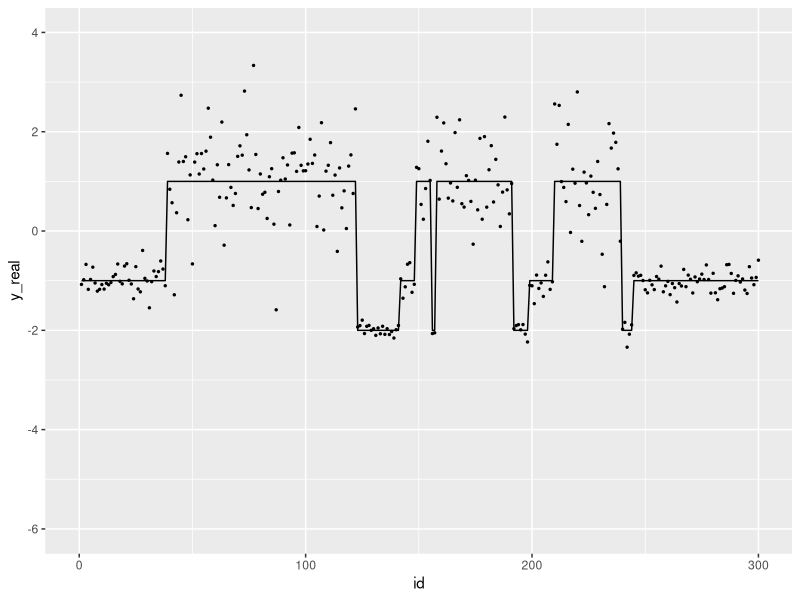
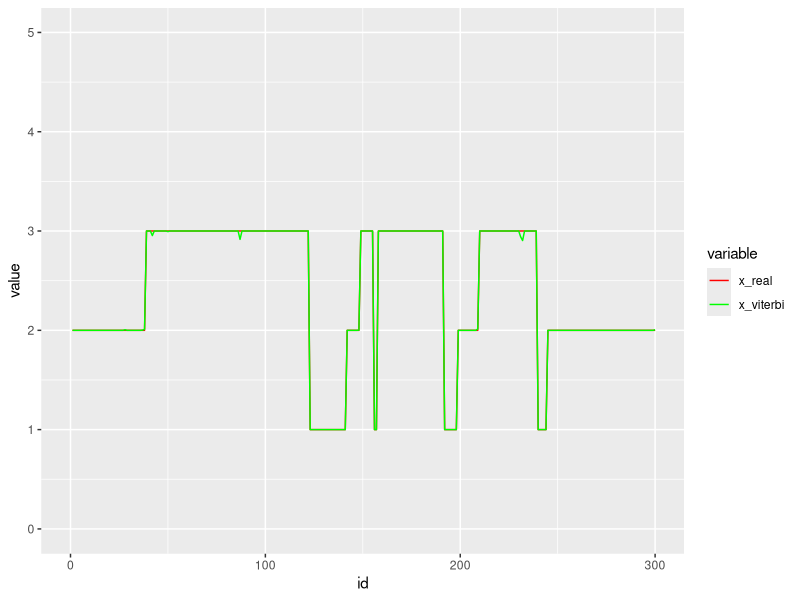
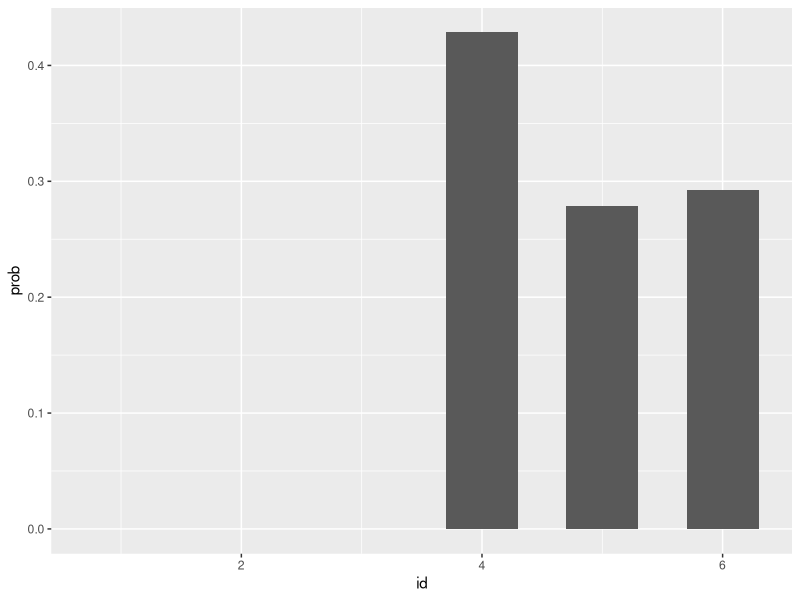

The R source for these figures, in order:
## ---- chunk 1
set.seed(1234)
# transMtx = matrix(c(0.95,0.015,0.005,0.03,
#                      0.005,0.98,0.010,0.005,
#                      0.015,0.005,0.90,0.08,
#                      0.05,0.01,0.14,0.8),byrow = TRUE,ncol = 4)
# pi = c(0,0.85,0.05,0.1)
# mu = c(-2,-1,1,3)
# sigma = rep(0.9 ,4)

transMtx = matrix(c(0.98,0.015,0.005,
                     0.005,0.98,0.015,
                     0.015,0.005,0.98),byrow = TRUE,ncol = 3)
pi = c(0,0.95,0.05)
mu = c(-2,-1,1)
sigma = c(0.1,0.2,0.8)

T = 300
M = dim(transMtx)[1]

x = rep(NA,T)
x[1] = sample(1:M,1,prob = pi)
for (i in 2:T){
  x[i] = sample(1:M,1,prob = transMtx[x[i-1],])
}

y = rep(NA,T); y_real = rep(NA,T)
for (i in 1:T){
  idx = x[i]
  y_real[i] = mu[idx]
  y[i] = rnorm(1,y_real[i],sigma[idx])
}

library('ggplot2')
dat = data.frame(id = 1:T, x = x, y = y, y_real = y_real)
p <- ggplot(dat,aes(x = id, y = y_real))+
  geom_line()+
  geom_point(aes(x = id, y = y),size = 0.5)+
  xlim(0,T)+
  ylim(-6,4)
p

NumberofSegments = length(rle(x)$value)
NumberofSegments
## ---- chunk 2
library(matrixStats)
lmy_forward_gaussian <- function(obs,mu,sigma,transMtx,pi){
  T = length(obs)
  M = length(pi)
  
  lA = array(NA,dim=c(M,T))
  lA[,1] =  dnorm(obs[1],mu,sigma,log = TRUE) + log(pi)
  
  for (j in 2:T){
    lpy_x = dnorm(obs[j],mu,sigma,log = TRUE)
    for (i in 1:M){
      lA[i,j] = logSumExp(lA[,j-1] + log(transMtx[,i]) + lpy_x[i])
    }
  }
  
  return(lA)
}
## ---- chunk 3
my_FFBS = function(obs,mu,sigma,transMtx,pi){
  T = length(obs)
  M = length(pi)
  
  lA = lmy_forward_gaussian(obs,mu,sigma,transMtx,pi)
  
  x = rep(NA,T);
  x[T] = sample(1:M,1,prob = exp(lA[,T]-logSumExp(lA[,T])))

  for (j in (T-1):1){
    lprob = lA[,j] + log(transMtx[,x[j+1]])
    x[j] = sample(1:M,1,prob = c(exp(lprob-logSumExp(lprob))))
  }
  llk = logSumExp(lA[,T])
  
  return(list("x"=x,"llk"=llk))
}
## ---- chunk 4
library("gtools")
library("truncnorm")
FB_sampler_one <- function(y,mu,sigma2_inv,beta,A,pi,x,K,epsilon,kappa,alpha,g,h){
  sigma2 = 1/sigma2_inv
  ##### update mu
  for(i in 1:K){
    S = sum(y[x==i])
    n = sum(x==i)
    ## no constraint
    #mu[i] = rnorm(1,(S+kappa*epsilon*sigma2)/(n+kappa*sigma2),sqrt((sigma2)/(n+kappa*sigma2)))
    ## truncated normal
    mu[i] = rtruncnorm(n = 1,a = max(-Inf,mu[i-1],na.rm = TRUE),b = min(Inf,mu[i+1],na.rm = TRUE),mean = (S+kappa*epsilon*sigma2[i])/(n+kappa*sigma2[i]),sd = sqrt((sigma2[i])/(n+kappa*sigma2[i])))
  }
  
  ##### update sigma2
  for(i in 1:K){
    n = sum(x==i)
    Sq = sum((y[x==i]-mu[i])^2)
    sigma2_inv[i] = rgamma(1,alpha+0.5*n,beta+0.5*Sq)
  }
  sigma2 = 1/sigma2_inv
  
  ##### update beta
  beta = rgamma(1,g+3*alpha,h+sum(sigma2_inv))
  
  ##### update A
  N_trans = matrix(0,ncol=K,nrow = K)
  for(i in 1:T-1)
    N_trans[x[i],x[i+1]] = N_trans[x[i],x[i+1]] + 1
  for(i in 1:K){
    A[i,] = rdirichlet(1,N_trans[i,]+1)
  }
  
  ##### update pi
  pi = rdirichlet(1,rep(1,K)+(x[1] == 1:K))
  
  ##### update x
  tmp = my_FFBS(y,mu,sqrt(sigma2),A,pi)
  x = tmp$x; llk = tmp$llk  ##### calculate after x was updated?
  
  return(list("pi"=pi,"A"=A,"mu"=mu,"beta"=beta,"sigma2_inv"=sigma2_inv,"x"=x,"llk"=llk))
}
## ---- chunk 5
FB_sampler <- function(data, K, burnin = 200, thin = 1, num_sample = 1000){
  ## some constants from data
  y = data;
  T = length(y)
  epsilon = sum(range(y))/2
  R = diff(range(y))
  kappa = 1/R^2
  num = 1
  
  ## hyperparameters constant
  alpha = 2
  g = 0.2
  h = 10 / R^2
  
  ## random start point
  pi = rep(1/K,K)
  A = matrix(rep(1/K,K*K),ncol = K)
  mu = sort(rnorm(K,epsilon,1/kappa))
  beta = rgamma(1,g,h)
  sigma2_inv = rep(rgamma(1,alpha,beta),K)
  x = sample(1:K,T,replace = TRUE)
  
  ## gibbs sampler
  ### initialize storage
  pi_sam = matrix(0,nrow = num_sample,ncol = K)
  A_sam = array(0,dim=c(K,K,num_sample))
  mu_sam = matrix(0,nrow = num_sample,ncol = K)
  beta_sam = rep(0,num_sample)
  sigma2_inv_sam = matrix(0,nrow = num_sample,ncol = K)
  x_sam = matrix(0,nrow = num_sample,ncol = T)
  llk_sam = rep(0,num_sample)
  
  ### sampler start
  #### burnin step
  for(iter in 1: burnin){
    hmm_sample = FB_sampler_one(y,mu,sigma2_inv,beta,A,pi,x,K,epsilon,kappa,alpha,g,h)
    mu = hmm_sample$mu
    sigma2_inv = hmm_sample$sigma2_inv
    beta = hmm_sample$beta
    A = hmm_sample$A
    pi = hmm_sample$pi
    x = hmm_sample$x
  }
  
  ##### sampling
  for (iter in 1:(thin*num_sample)){
    hmm_sample = FB_sampler_one(y,mu,sigma2_inv,beta,A,pi,x,K,epsilon,kappa,alpha,g,h)
    mu = hmm_sample$mu
    sigma2_inv = hmm_sample$sigma2_inv
    beta = hmm_sample$beta
    A = hmm_sample$A
    pi = hmm_sample$pi
    x = hmm_sample$x
    llk = hmm_sample$llk
  
    ##### store the samples
    if(iter%%thin==0){
      pi_sam[num,] = pi
      A_sam[,,num] = A
      mu_sam[num,] = mu
      beta_sam[num] = beta
      sigma2_inv_sam[num,] = sigma2_inv
      x_sam[num,] = x
      llk_sam[num] = llk
      num = num + 1
    }
  }
  
  return(list("pi"=pi_sam,"A"=A_sam,"mu"=mu_sam,"beta"=beta_sam,"sd"=sqrt(1/sigma2_inv_sam),"x"=x_sam,"llk"=llk_sam))
}
## ---- chunk 6
result = FB_sampler(y,3,500,1,500)
#plot(apply(result$x,2,mean),type="l")
#plot(x,type="l")
dat = data.frame(id = 1:T, x = x, x_posmean = apply(result$x,2,mean))
library("reshape2")
datm = melt(dat,id.vars = 1)
p <- ggplot(datm,aes(x = id, y = value))+
  geom_line(aes( color = variable,group = variable))+
  scale_color_manual(values = c("red","green"),labels = c("x_real","x_viterbi"))+
  xlim(0,T)+
  ylim(0,5)
p
apply(result$mu,-1,mean)
apply(result$sd,-1,mean)
length(rle(apply(result$x,2,mean))$values)
## ---- chunk 7
Determine_num_state = function(y,Kmax = 5,burnin=200,thin=1,num_sample=1000){
  lprobS = matrix(0,ncol = Kmax,nrow = num_sample)
  
  ## calculate likelihood eq21
  for(k in 1:Kmax){
    lprobS[,k] = FB_sampler(data = y,K = k,burnin = burnin,num_sample = num_sample)$llk
  }
  
  ## add prior
  lprobS = lprobS + log(1/Kmax)
  
  ## normalization
  lprobS = apply(lprobS,1,function(x) x-logSumExp(x))
  
  ## mc calculation eq21
  postS = apply(lprobS,1, function(x) exp(logSumExp(x))/num_sample)
  return(postS)
  
}
## ---- chunk 8
Kmax = 6
postS = Determine_num_state(y,Kmax,burnin = 500,num_sample = 500)
postS
p <- ggplot(data.frame(id=1:Kmax,prob=postS),aes(x=id,y=prob)) + 
  geom_bar(stat = "identity",position = "dodge",width = 0.6)
p
